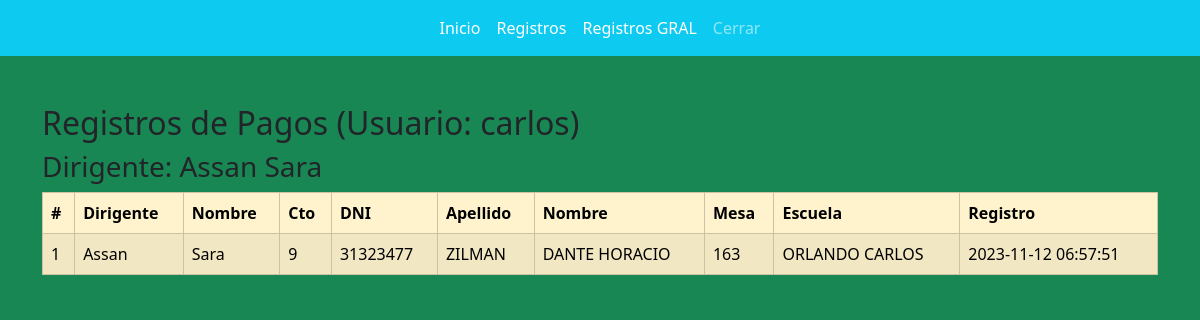
Page /ver_registros.php (signed in) on the committed database.
### tables this page shows
CREATE TABLE `pagos_registrados` (
  `id` int(11) NOT NULL,
  `apellido_dir` varchar(255) DEFAULT NULL,
  `nombre_dir` varchar(255) DEFAULT NULL,
  `cto_dir` varchar(255) DEFAULT NULL,
  `dni` varchar(255) DEFAULT NULL,
  `apellido` varchar(255) DEFAULT NULL,
  `nombre` varchar(255) DEFAULT NULL,
  `mesa` int(11) DEFAULT NULL,
  `escuela` varchar(255) DEFAULT NULL,
  `registro` timestamp NOT NULL DEFAULT current_timestamp(),
  `usuario_registro` varchar(255) DEFAULT NULL
);

### ver_registros.php (the view, shortened to what this page needs)
<?php
if (isset($_SESSION['usuario'])) {
    $usuario_actual = $_SESSION['usuario'];
} else {
    header("Location: index.php");
    exit();
}
$servername = "localhost";
$username = "ourjxora_alejandro";
$password = "Meri0803";
$dbname = "ourjxora_dirigentes";
$conn = new mysqli($servername, $username, $password, $dbname);
$sql = "SELECT * FROM pagos_registrados WHERE usuario_registro = ? ORDER BY apellido_dir, nombre_dir";
$stmt = $conn->prepare($sql);
$stmt->bind_param("s", $usuario_actual);
$stmt->execute();
$result = $stmt->get_result();
?>
<!DOCTYPE html>
<html>
<head>
  <link href="https://cdn.jsdelivr.net/npm/bootstrap@5.3.2/dist/css/bootstrap.min.css" rel="stylesheet">
</head>
<body class="bg-success">
<?php include "nav1.php" ?>
<div class="container mt-5">
    <h2>Registros de Pagos (Usuario: <?php echo htmlspecialchars($usuario_actual); ?>)</h2>
    <?php
    if ($result->num_rows > 0) {
        $current_apellido_dir = "";
        $current_nombre_dir = "";
        $counter = 1;
        while ($row = $result->fetch_assoc()) {
            if ($current_apellido_dir != $row["apellido_dir"] || $current_nombre_dir != $row["nombre_dir"]) {
                $current_apellido_dir = $row["apellido_dir"];
                $current_nombre_dir = $row["nombre_dir"];
                $counter = 1;
                echo "<h3>Dirigente: " . htmlspecialchars($current_apellido_dir) . " " . htmlspecialchars($current_nombre_dir) . "</h3>";
                echo "<table class='table-warning table table-striped table-bordered'>";
                echo "<thead><tr><th>#</th><th>Dirigente</th><th>Nombre</th><th>Cto</th><th>DNI</th><th>Apellido</th><th>Nombre</th><th>Mesa</th><th>Escuela</th><th>Registro</th></tr></thead>";
                echo "<tbody>";
            }
            echo "<tr>";
            echo "<td>".$counter."</td>";
            echo "<td>".$row["apellido_dir"]."</td>";
            echo "<td>".$row["nombre_dir"]."</td>";
            echo "<td>".$row["cto_dir"]."</td>";
            echo "<td>".$row["dni"]."</td>";
            echo "<td>".$row["apellido"]."</td>";
            echo "<td>".$row["nombre"]."</td>";
            echo "<td>".$row["mesa"]."</td>";
            echo "<td>".$row["escuela"]."</td>";
            echo "<td>".$row["registro"]."</td>";
            echo "</tr>";
            $counter++;
        }
        echo "</tbody></table>";
    } else {
        echo "<p>No se encontraron registros para este usuario.</p>";
    }
    ?>
</div>
</body>
</html>

### rows in the picture
pagos_registrados: apellido_dir "Assan", nombre_dir "Sara", apellido_dir "1", cto_dir "9", dni "31323477", apellido "ZILMAN", nombre "DANTE HORACIO", mesa "163", escuela "ORLANDO CARLOS", registro "2023-11-12 06:57:51"

### other values in the picture
$usuario_actual "carlos"
